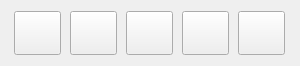
<?xml version="1.0" encoding="UTF-8"?>
<ui version="4.0">
 <class>LauncherMenu</class>
 <widget class="QWidget" name="LauncherMenu">
  <property name="geometry">
   <rect>
    <x>0</x>
    <y>0</y>
    <width>300</width>
    <height>66</height>
   </rect>
  </property>
  <property name="windowTitle">
   <string>Form</string>
  </property>
  <layout class="QHBoxLayout" name="horizontalLayout">
   <item>
    <widget class="QPushButton" name="pbStatistics">
     <property name="sizePolicy">
      <sizepolicy hsizetype="Minimum" vsizetype="Fixed">
       <horstretch>0</horstretch>
       <verstretch>0</verstretch>
      </sizepolicy>
     </property>
     <property name="maximumSize">
      <size>
       <width>47</width>
       <height>47</height>
      </size>
     </property>
     <property name="toolTip">
      <string>Statistics</string>
     </property>
     <property name="text">
      <string/>
     </property>
     <property name="icon">
      <iconset resource="../resources/resources.qrc">
       <normaloff>:/icons/statistics2.png</normaloff>:/icons/statistics2.png</iconset>
     </property>
     <property name="iconSize">
      <size>
       <width>35</width>
       <height>35</height>
      </size>
     </property>
    </widget>
   </item>
   <item>
    <widget class="QPushButton" name="pbHistory">
     <property name="maximumSize">
      <size>
       <width>47</width>
       <height>47</height>
      </size>
     </property>
     <property name="toolTip">
      <string>History</string>
     </property>
     <property name="text">
      <string/>
     </property>
     <property name="icon">
      <iconset resource="../resources/resources.qrc">
       <normaloff>:/icons/history2.png</normaloff>:/icons/history2.png</iconset>
     </property>
     <property name="iconSize">
      <size>
       <width>35</width>
       <height>35</height>
      </size>
     </property>
    </widget>
   </item>
   <item>
    <widget class="QPushButton" name="pbProgress">
     <property name="maximumSize">
      <size>
       <width>47</width>
       <height>47</height>
      </size>
     </property>
     <property name="toolTip">
      <string>GoalProgress</string>
     </property>
     <property name="text">
      <string/>
     </property>
     <property name="icon">
      <iconset resource="../resources/resources.qrc">
       <normaloff>:/icons/progress3.png</normaloff>:/icons/progress3.png</iconset>
     </property>
     <property name="iconSize">
      <size>
       <width>35</width>
       <height>35</height>
      </size>
     </property>
    </widget>
   </item>
   <item>
    <widget class="QPushButton" name="pbPlanning">
     <property name="sizePolicy">
      <sizepolicy hsizetype="Minimum" vsizetype="Fixed">
       <horstretch>0</horstretch>
       <verstretch>0</verstretch>
      </sizepolicy>
     </property>
     <property name="maximumSize">
      <size>
       <width>47</width>
       <height>47</height>
      </size>
     </property>
     <property name="text">
      <string/>
     </property>
     <property name="icon">
      <iconset>
       <normalon>:/icons/sprint_timer.png</normalon>
      </iconset>
     </property>
    </widget>
   </item>
   <item>
    <widget class="QPushButton" name="pbSettings">
     <property name="maximumSize">
      <size>
       <width>47</width>
       <height>47</height>
      </size>
     </property>
     <property name="toolTip">
      <string>Show settings window</string>
     </property>
     <property name="text">
      <string/>
     </property>
     <property name="icon">
      <iconset resource="../resources/resources.qrc">
       <normaloff>:/icons/settings2.png</normaloff>:/icons/settings2.png</iconset>
     </property>
     <property name="iconSize">
      <size>
       <width>35</width>
       <height>35</height>
      </size>
     </property>
    </widget>
   </item>
  </layout>
 </widget>
 <resources>
  <include location="../resources/resources.qrc"/>
 </resources>
 <connections/>
</ui>
